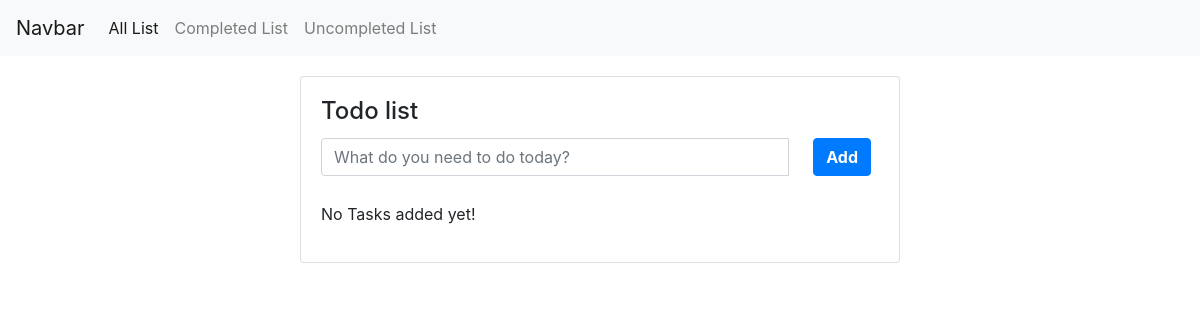
Page /ToDoList on the earlier database version.
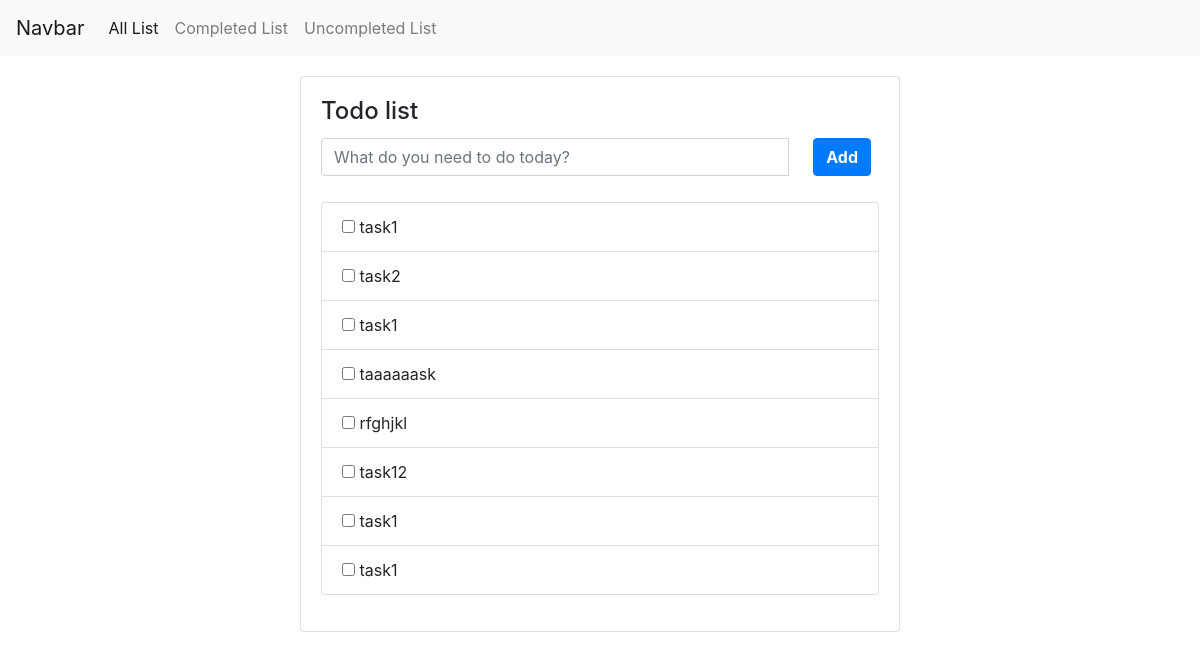
Same page on the later database version.
### ToDoList/models.py (models this page shows, shortened)
class TodoList(models.Model):
	Task=models.CharField(max_length=255)
	Completed=models.BooleanField(default=False)

### ToDoList/views.py (the view)
# urls.py: path('',views.index,name='index'),
def index(request):
	form= ToDoForm()
	AllList=TodoList.objects.all()
	context={'ToDoForm':form,'List':AllList}
	return render(request, "ToDo/index.html",context)

### ToDoList/forms.py
class ToDoForm(forms.Form):
	Task=forms.CharField(max_length=100,widget=forms.TextInput(
		attrs={'class':'form-control input-lg mb-3','placeholder':'What do you need to do today?','id':'Item_input'}
	))

### ToDoList/templates/ToDo/index.html (shortened to what this page needs)
{% extends "ToDo/layout.html" %}
{% load static %}
{% block style %}
	<link rel="stylesheet" type="text/css" href="{% static 'ToDo/style.css' %}">
{% endblock %}
{% block content%}
	<div class="container">
		<div class="row">
			<div class="col-lg-12">
				<div class="card" id="list">
					 <div class="card-body">
					 	<h4 class="card-title"> Todo list</h4>
					 	<div class="add-items">
					 		<form action="#" method="POST" role="form" class="form-inline" id="addItemsForm">
								 <div class="input-group  todo-list-input">
								 	 {{ ToDoForm.Task }}
								 	  <span class="input-group-btn">
								 	 	<button class="add btn btn-primary  font-weight-bold mb-3 ml-4">Add</button>
								 	 </span>
							 	 </div>
						 	</form>
					 	</div>
					 	<div>
					 		<ul id="allList">
					 			{% for item in List %}
						 			<li class="list-group-item">
						 				<div class="form-check items">
						 					{% if item.Completed %}
						 				  		<label class="form-check-label" style="text-decoration: line-through;">
						 				  			<input class="checkbox" checked="true" class="form-check-input" type="checkbox" id="{{ item.id }}">
						 				  	{% else %}
						 				  		<label class="form-check-label">
						 				  			<input class="checkbox"  class="form-check-input" type="checkbox" id="{{ item.id }}">
						 				  	{% endif %}
						 				  		 	{{ item.Task }}
						 				  </label>
						 				</div>
						 			</li>
					 			{% empty %}
					 				<div>No Tasks added yet! </div>
					 			{% endfor %}
					 		</ul>
					 	</div>
					 </div>
				</div>
			</div>
		</div>
	</div>
{% endblock%}

### ToDoList/templates/ToDo/layout.html (shortened to what this page needs)
<!DOCTYPE html>
<html>
<head>
    <link rel="stylesheet" href="https://stackpath.bootstrapcdn.com/bootstrap/4.3.1/css/bootstrap.min.css">
    <link href="//netdna.bootstrapcdn.com/font-awesome/3.2.1/css/font-awesome.css" rel="stylesheet">
    {% block style %}
    {% endblock %}
</head>
<body>
	<nav class="navbar navbar-expand-lg navbar-light bg-light">
          <a class="navbar-brand" href="#">Navbar</a>
          <div class="collapse navbar-collapse" id="navbarNav">
            <ul class="navbar-nav">
              <li class="nav-item active">
                <a class="nav-link" href="#">All List<span class="sr-only">(current)</span></a>
              </li>
              <li class="nav-item">
                <a class="nav-link" href="#">Completed List</a>
              </li>
              <li class="nav-item">
                <a class="nav-link" href="#">Uncompleted List</a>
              </li>
            </ul>
          </div>
    </nav>
    {% block content %}
    {% endblock %}
</body>
</html>

### ToDoList/static/ToDo/style.css (style rules this page uses)
#list { width: 600px; margin:20px auto; }
.add-items { width: 550px; margin-bottom: 10px; }
#addItemsForm { width: 100%; }
.todo-list-input { width: 100% !important; }
#allList { list-style: none; padding: 0; }
.items { padding: 0; }

Differences in the rows shown:
added TodoList: Task "task1"
added TodoList: Task "task2"
added TodoList: Task "task1"
added TodoList: Task "taaaaaask"
added TodoList: Task "rfghjkl"
added TodoList: Task "task12"
added TodoList: Task "task1"
added TodoList: Task "task1"
Other differences:
text no longer shown: "No Tasks added yet!"
